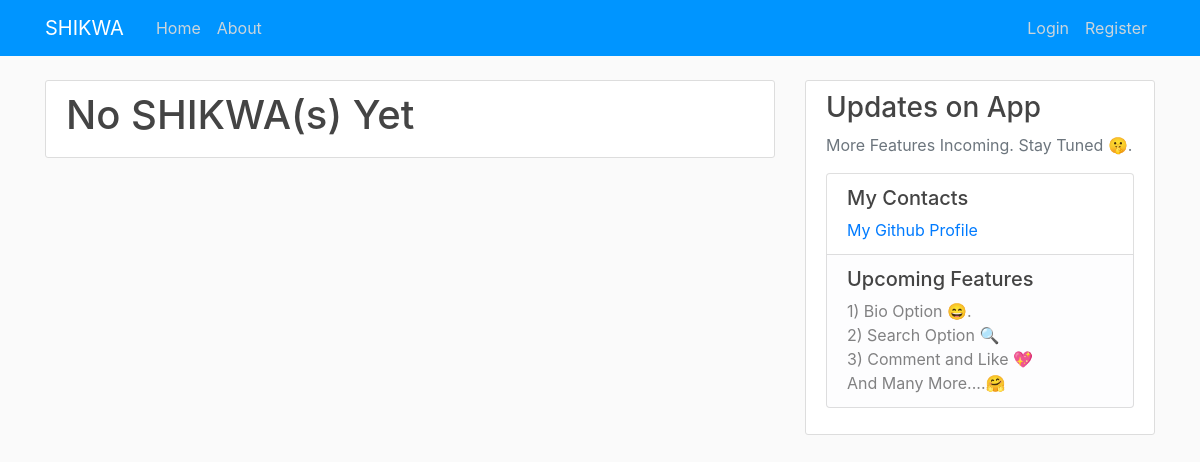
Page /home on the earlier database version.
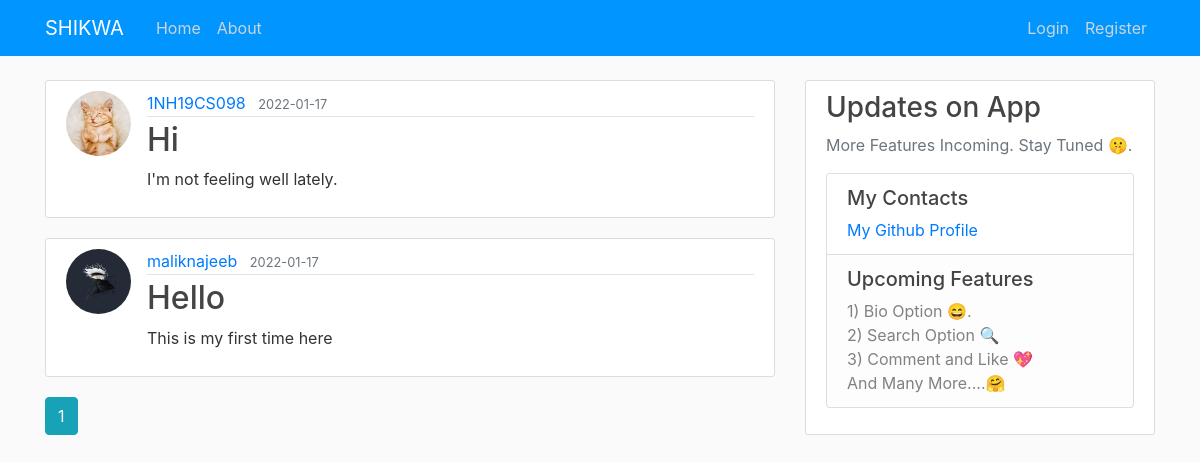
Same page on the later database version.
### shikwa/models.py (models this page shows, shortened)
class Post(db.Model):
    id = db.Column(db.Integer, primary_key=True)
    title = db.Column(db.String(100), nullable=False)
    date_posted = db.Column(db.DateTime, nullable=False, default=datetime.utcnow)
    content = db.Column(db.Text, nullable=False)
    user_id = db.Column(db.Integer, db.ForeignKey('user.id'), nullable=False)

class User(db.Model, UserMixin):
    id = db.Column(db.Integer, primary_key=True)
    username = db.Column(db.String(20), unique=True, nullable=False)
    email = db.Column(db.String(120), unique=True, nullable=False)
    image_file = db.Column(db.String(20), nullable=False, default='default.jpg')
    password = db.Column(db.String(60), nullable=False)
    posts = db.relationship('Post', backref='author', lazy=True)

### shikwa/main/routes.py (the view)
@main.route("/home")
def home():
    page = request.args.get('page', 1, type=int)
    posts = Post.query.order_by(Post.date_posted.desc()).paginate(page=page, per_page=5)
    return render_template('home.html', posts=posts)

### shikwa/templates/home.html
{% extends "layout.html" %}
{% block content %}
    {% if posts.items %}
      {% for post in posts.items %}
          <article class="media content-section">
            <img class="rounded-circle article-img" src="{{ url_for('static', filename='profile_pics/' + post.author.image_file) }}">
            <div class="media-body">
              <div class="article-metadata">
                <a class="mr-2" href="{{ url_for('users.user_posts', username=post.author.username) }}">{{ post.author.username }}</a>
                <small class="text-muted">{{ post.date_posted.strftime('%Y-%m-%d') }}</small>
              </div>
              <h2><a class="article-title" href="{{ url_for('posts.post', post_id=post.id) }}">{{ post.title }}</a></h2>
              <p class="article-content">{{ post.content }}</p>
            </div>
          </article>
      {% endfor %}
      {% for page_num in posts.iter_pages(left_edge=1, right_edge=1, left_current=1, right_current=2) %}
        {% if page_num %}
          {% if posts.page == page_num %}
            <a class="btn btn-info mb-4" href="{{ url_for('main.home', page=page_num) }}">{{ page_num }}</a>
          {% else %}
            <a class="btn btn-outline-info mb-4" href="{{ url_for('main.home', page=page_num) }}">{{ page_num }}</a>
          {% endif %}
        {% else %}
          ...
        {% endif %}
      {% endfor %}
    {%else%}
          <div class="content-section"><h1>No SHIKWA(s) Yet</h1>
          </div>
    {% endif %}
{% endblock content %}

### shikwa/templates/layout.html (shortened to what this page needs)
<!DOCTYPE html>
<html>
<head>
    <link rel="stylesheet" href="https://maxcdn.bootstrapcdn.com/bootstrap/4.0.0/css/bootstrap.min.css">
    <link rel="stylesheet" type="text/css" href="{{ url_for('static', filename='main.css') }}">
</head>
<body>
    <header class="site-header">
      <nav class="navbar navbar-expand-md navbar-dark bg-steel fixed-top">
        <div class="container">
          <a class="navbar-brand mr-4" href="/">SHIKWA</a>
          <div class="collapse navbar-collapse" id="navbarToggle">
            <div class="navbar-nav mr-auto">
              <a class="nav-item nav-link" href="{{ url_for('main.home') }}">Home</a>
              <a class="nav-item nav-link" href="{{ url_for('main.about') }}">About</a>
            </div>
            <div class="navbar-nav">
              {% if current_user.is_authenticated %}
                <a class="nav-item nav-link" href="{{ url_for('posts.new_post') }}">New SHIKWA</a>
                <a class="nav-item nav-link" href="{{ url_for('users.account') }}">Account</a>
                <a class="nav-item nav-link" href="{{ url_for('users.logout') }}">Logout</a>
              {% else %}
                <a class="nav-item nav-link" href="{{ url_for('users.login') }}">Login</a>
                <a class="nav-item nav-link" href="{{ url_for('users.register') }}">Register</a>
              {% endif %}
            </div>
          </div>
        </div>
      </nav>
    </header>
    <main role="main" class="container">
      <div class="row">
        <div class="col-md-8">
          {% block content %}{% endblock %}
        </div>
        <div class="col-md-4">
          <div class="content-section">
            <h3>Updates on App</h3>
            <p class='text-muted'> More Features Incoming. Stay Tuned 🤫.
              <ul class="list-group">
                <li class="list-group-item"><h5>My Contacts</h5>
                  <a href="https://github.com/maliknajeeb113" target="_blank">My Github Profile<a>
                </li>
                <li class="list-group-item list-group-item-light"><h5>Upcoming Features</h5>
                  <a >1) Bio Option 😄.<a><br>
                  <a >2) Search Option 🔍️</a><br>
                  <a >3) Comment and Like 💖</a><br>
                  <a>    And Many More....🤗</a>
                </li>
              </ul>
            </p>
          </div>
        </div>
      </div>
    </main>
</body>
</html>

### shikwa/static/main.css (style rules this page uses)
body { background: #fafafa; color: #333333; margin-top: 5rem; }
h1, h2, h3, h4, h5, h6 { color: #444444; }
.bg-steel { background-color: #0095ff; }
.site-header .navbar-nav .nav-link { color: #cbd5db; }
.content-section { background: #ffffff; padding: 10px 20px; border: 1px solid #dddddd; border-radius: 3px; margin-bottom: 20px; }
.article-title { color: #444444; }
.article-content { white-space: pre-line; }
.article-img { height: 65px; width: 65px; margin-right: 16px; }
.article-metadata { padding-bottom: 1px; margin-bottom: 4px; border-bottom: 1px solid #e3e3e3 }

Differences in the rows shown:
added Post: image_file (picture), author.username "1NH19CS098", date_posted "2022-01-17", title "Hi", content "I'm not feeling well lately."
added Post: image_file (placeholder picture), author.username "maliknajeeb", date_posted "2022-01-17", title "Hello", content "This is my first time here"
Other differences:
new list line: "1"
text no longer shown: "No SHIKWA(s) Yet"
